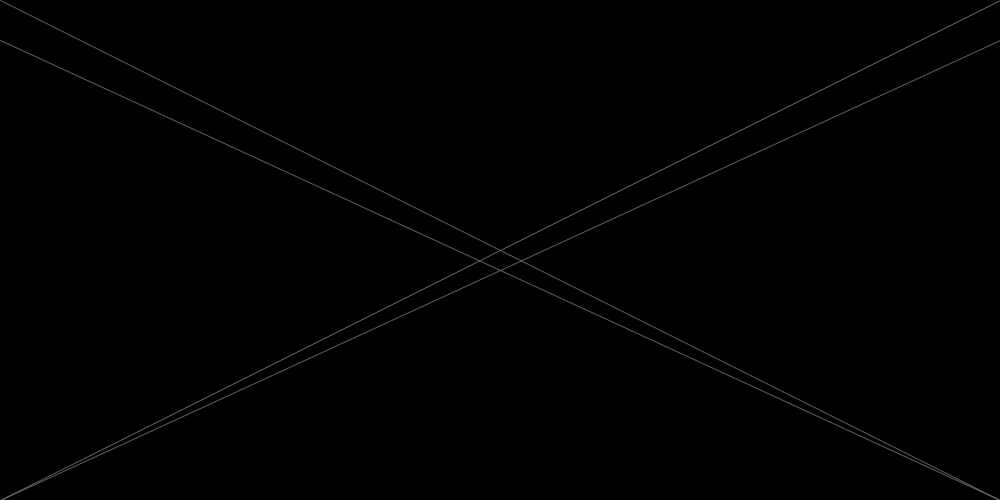
Frame 1 (no input)
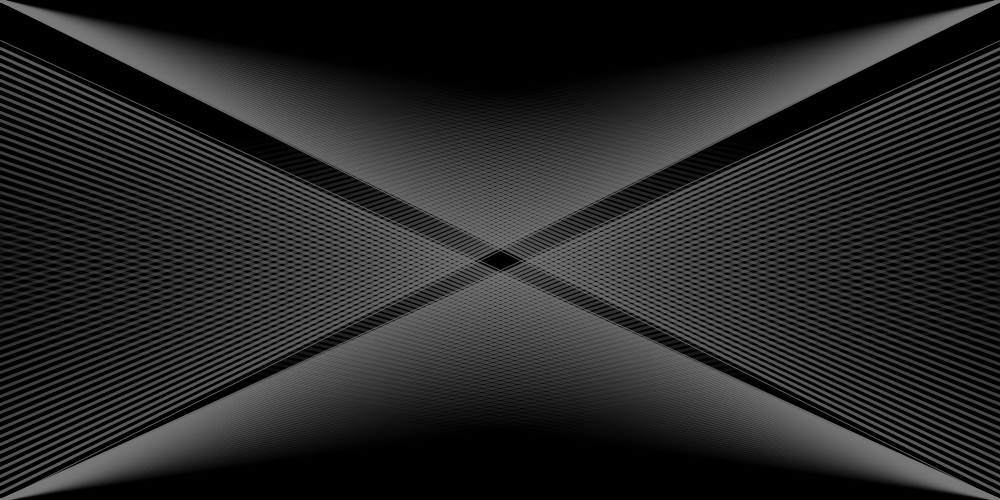
Frame 60 (the mouse pressed at the canvas centre just before this capture)
Frame 120 (the mouse held since frame 60 and released just before this capture): identical to frame 60, image omitted

The Processing sketch that drew these frames (run headless with seeded random() and noise(); from frame 60 on, the mouse is pressed at the canvas centre):

// Processing sketch: processing_32081
// ── processing_32081.pde

int x =0;
int y =0;
int w =1000;
int h =500;

int a = 120;
int b = 200;

int e = 1000;
int d = 0;
int f = 0;
int g = 500;

int x2 = 40;

int a2 = 1000;
int b2 = 500;
int c2 = 0;
int d2 = 40;

int j =0;
int k =500;
int l =1000;
int m =40;

void setup()
{
  size(1000,500);
  
 
  background(0);
}

void draw ()
{
stroke(a, b);
b = b - 5;
  line(x,y,w,h );
  h= h - 8;
  smooth();
 
line(e,d, f,g);
g = g - 8;
smooth();
  
line(j,k,l,m);
m = m + 8;
smooth();


line(a2,b2,c2,d2);
d2 = d2 + 8;
smooth();

strokeWeight(3);
  }
